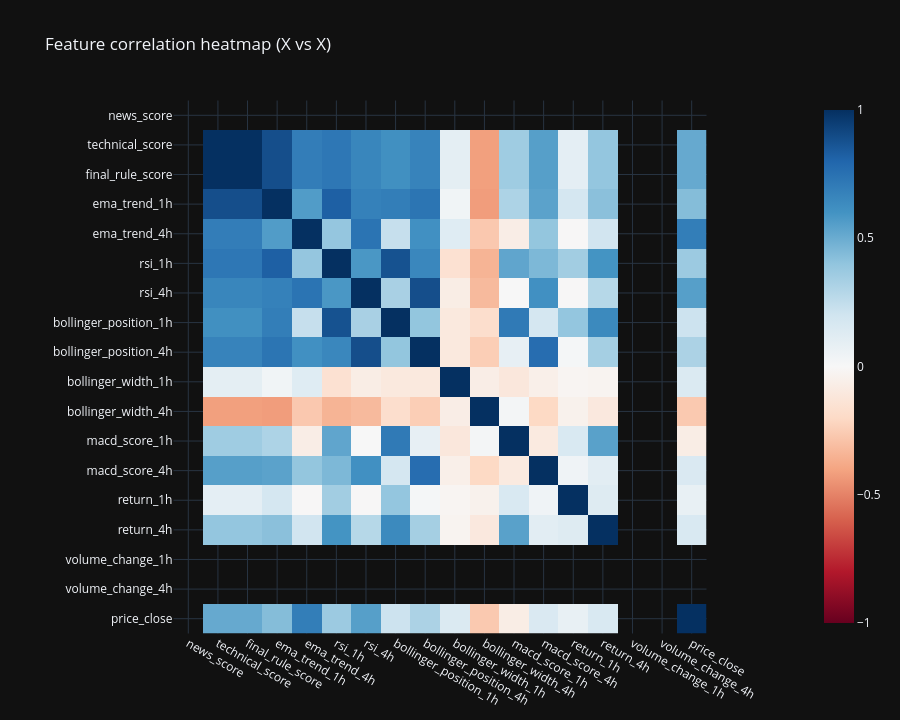

The notebook cell this image was saved under:
### Markdown cell above
### Part 4: correlation investigation

**Feature ↔ target (Pearson with 0/1 label):** a rough “linear association” screen.

**Feature ↔ feature heatmap:** highlights redundant pairs (e.g. multiple momentum proxies tracking the same idea).

**What would worry me?** A feature perfectly correlated with the target can mean **leakage** : here, targets come only from future price, so inputs must not include future returns.

### Code cell
for c in FEATURE_COLUMNS:
    eda_df[c] = pd.to_numeric(eda_df[c], errors="coerce")

corr_rows = []
for c in FEATURE_COLUMNS:
    s = eda_df[[c, EDA_TARGET]].dropna()
    if len(s) < 10:
        continue
    corr_rows.append({"feature": c, "corr_with_12h_target": float(s[c].corr(s[EDA_TARGET]))})

corr_df = pd.DataFrame(corr_rows).sort_values("corr_with_12h_target", key=abs, ascending=False)
display(Markdown("**Correlation with target_up_12h (Pearson)**"))
display(corr_df.style.format({"corr_with_12h_target": "{:+.3f}"}))

Xnum = eda_df[FEATURE_COLUMNS].astype(float)
x_corr = Xnum.corr()
fig = px.imshow(
    x_corr,
    x=x_corr.columns,
    y=x_corr.index,
    color_continuous_scale="RdBu",
    zmin=-1,
    zmax=1,
    title="Feature correlation heatmap (X vs X)",
)
fig.update_layout(template=PLOT_TEMPLATE, height=720)
fig.show()

### Figure 1 — Plotly figure (JSON) as saved in the notebook; plotly's stock layout.template omitted (floating-point values rounded to 4 significant figures; data arrays with more than 128 entries replaced by an {"elided": "..."} marker saying what was removed)
{"data": [{"coloraxis": "coloraxis", "hovertemplate": "x: %{x}<br>y: %{y}<br>color: %{z}<extra></extra>", "name": "0", "type": "heatmap", "x": ["news_score", "technical_score", "final_rule_score", "ema_trend_1h", "ema_trend_4h", "rsi_1h", "rsi_4h", "bollinger_position_1h", "bollinger_position_4h", "bollinger_width_1h", "bollinger_width_4h", "macd_score_1h", "macd_score_4h", "return_1h", "return_4h", "volume_change_1h", "volume_change_4h", "price_close"], "xaxis": "x", "y": ["news_score", "technical_score", "final_rule_score", "ema_trend_1h", "ema_trend_4h", "rsi_1h", "rsi_4h", "bollinger_position_1h", "bollinger_position_4h", "bollinger_width_1h", "bollinger_width_4h", "macd_score_1h", "macd_score_4h", "return_1h", "return_4h", "volume_change_1h", "volume_change_4h", "price_close"], "yaxis": "y", "z": {"elided": "18x18 float values"}}], "layout": {"coloraxis": {"cmax": 1, "cmin": -1, "colorscale": [[0, "rgb(103,0,31)"], [0.1, "rgb(178,24,43)"], [0.2, "rgb(214,96,77)"], [0.3, "rgb(244,165,130)"], [0.4, "rgb(253,219,199)"], [0.5, "rgb(247,247,247)"], [0.6, "rgb(209,229,240)"], [0.7, "rgb(146,197,222)"], [0.8, "rgb(67,147,195)"], [0.9, "rgb(33,102,172)"], [1, "rgb(5,48,97)"]]}, "height": 720, "title": {"text": "Feature correlation heatmap (X vs X)"}, "xaxis": {"anchor": "y", "constrain": "domain", "domain": [0, 1], "scaleanchor": "y"}, "yaxis": {"anchor": "x", "autorange": "reversed", "constrain": "domain", "domain": [0, 1]}}}
